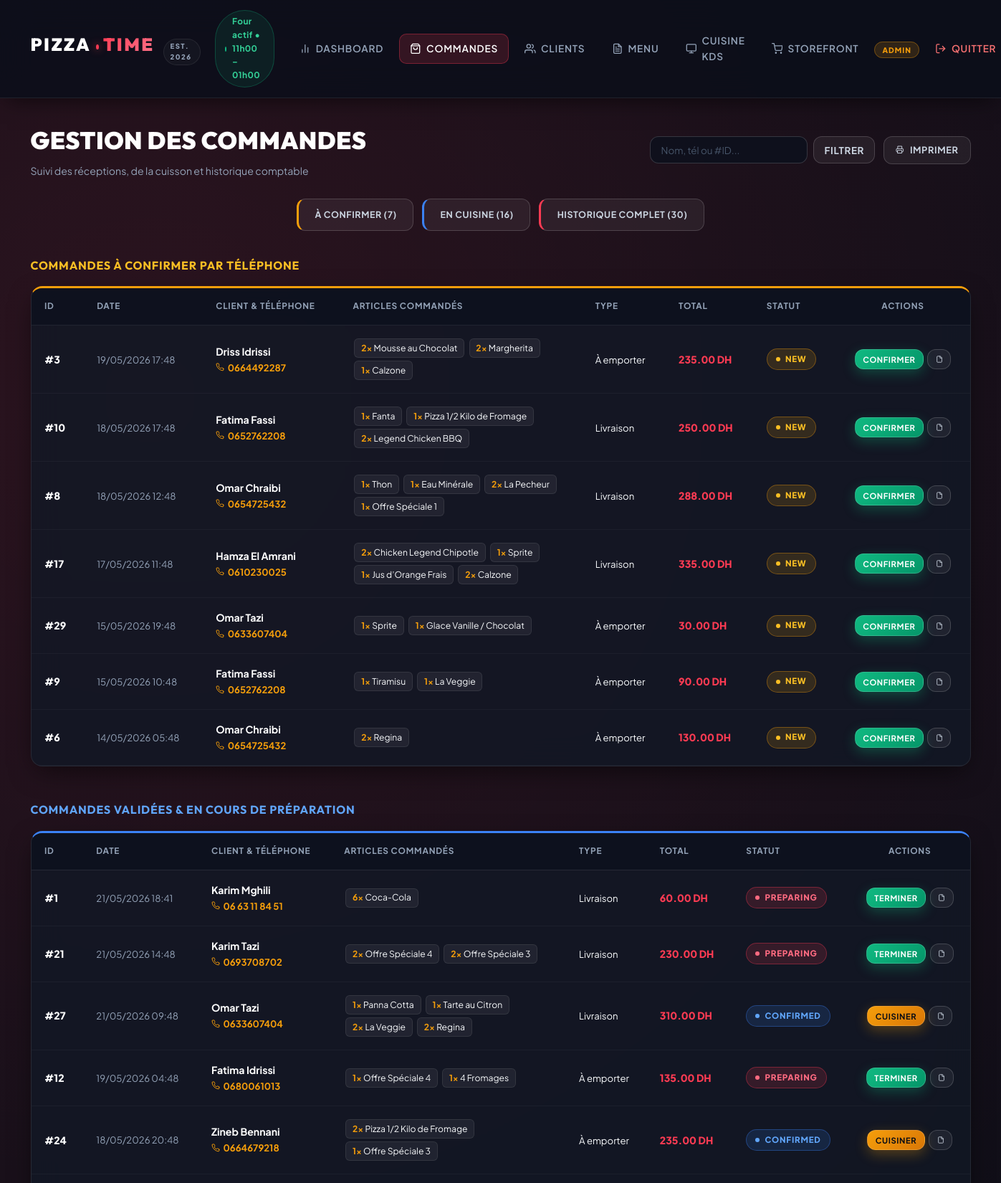
Page /admin/orders (signed in, upper part) on the committed database.
### models.py (models this page shows, shortened)
class Commande(db.Model):
    id = db.Column(db.Integer, primary_key=True)
    client_id = db.Column(db.Integer, db.ForeignKey('client.id'), nullable=False)
    status = db.Column(db.String(20), default='New')  # 'New', 'Confirmed', 'Preparing', 'Done', 'Cancelled'
    order_type = db.Column(db.String(20))  # 'Delivery', 'Pickup'
    total_price = db.Column(db.Float, nullable=False)
    created_at = db.Column(db.DateTime, default=datetime.utcnow)
    items = db.relationship('OrderItem', backref='commande', lazy=True, cascade='all, delete-orphan')
    payment = db.relationship('Paiement', backref='commande', uselist=False, cascade='all, delete-orphan')
    delivery_info = db.relationship('PizzaLivraison', backref='commande', uselist=False, cascade='all, delete-orphan')
    facture = db.relationship('Facture', backref='commande', uselist=False, cascade='all, delete-orphan')

class Client(db.Model):
    id = db.Column(db.Integer, primary_key=True)
    user_id = db.Column(db.Integer, db.ForeignKey('user.id'), nullable=False)
    full_name = db.Column(db.String(100))
    phone = db.Column(db.String(20))
    address = db.Column(db.String(200))
    orders = db.relationship('Commande', backref='client', lazy=True, order_by='Commande.created_at.desc()')

class OrderItem(db.Model):
    id = db.Column(db.Integer, primary_key=True)
    commande_id = db.Column(db.Integer, db.ForeignKey('commande.id'), nullable=False)
    pizza_id = db.Column(db.Integer, db.ForeignKey('pizza.id'), nullable=False)
    quantity = db.Column(db.Integer, default=1)
    customizations = db.Column(db.String(200))

class Pizza(db.Model):
    id = db.Column(db.Integer, primary_key=True)
    name = db.Column(db.String(100), nullable=False)
    description = db.Column(db.Text)
    category = db.Column(db.String(50), default='Pizza')  # 'Top Offre', 'Pizza', 'Dessert', 'Boisson'
    photo_url = db.Column(db.String(200))
    base_price = db.Column(db.Float, nullable=False)
    is_available = db.Column(db.Boolean, default=True)
    order_items = db.relationship('OrderItem', backref='pizza', lazy=True)

### app.py (the view, shortened to what this page needs)
@app.route('/admin/orders')
@login_required
def admin_orders():
    if current_user.role != 'admin':
        return "Accès refusé", 403
    client_id = request.args.get('client_id', type=int)
    status_filter = request.args.get('status', '').strip()
    search_query = request.args.get('q', '').strip()
    query = Commande.query
    selected_client = None
    if client_id:
        selected_client = db.session.get(Client, client_id)
        query = query.filter_by(client_id=client_id)
    if status_filter and status_filter in VALID_ORDER_STATUSES:
        query = query.filter_by(status=status_filter)
    orders = query.order_by(Commande.created_at.desc()).all()
    return render_template(
        'admin/orders.html',
        orders=orders,
        selected_client=selected_client,
        status_filter=status_filter,
        search_query=search_query
    )

### app.py (called while the page is built)
@login_manager.user_loader
def load_user(user_id):
    try:
        return db.session.get(User, int(user_id))
    except (ValueError, TypeError):
        return None

### templates/admin/orders.html (shortened to what this page needs)
{% extends "base.html" %}
{% macro render_table(order_list, show_actions=True) %}
<div style="overflow-x: auto;">
    <table class="data-table">
        <thead>
            <tr>
                <th>ID</th>
                <th>Date</th>
                <th>Client & Téléphone</th>
                <th>Articles Commandés</th>
                <th>Type</th>
                <th>Total</th>
                <th>Statut</th>
                {% if show_actions %}<th class="no-print" style="text-align: center;">Actions</th>{% endif %}
            </tr>
        </thead>
        <tbody>
            {% for order in order_list %}
            <tr>
                <td style="font-weight: 900; color: #fff;">#{{ order.id }}</td>
                <td style="color: var(--text-muted); font-size: 0.82rem; white-space: nowrap;">{{ order.created_at.strftime('%d/%m/%Y %H:%M') }}</td>
                <td>
                    <div style="font-weight: 700; color: #fff;">{{ order.client.full_name }}</div>
                    <a href="tel:{{ order.client.phone }}" style="color: var(--accent-color); text-decoration: none; font-size: 0.82rem; font-weight: 700; display: inline-flex; align-items: center; gap: 0.3rem;">
                        <span>{{ order.client.phone }}</span>
                    </a>
                </td>
                <td style="max-width: 310px;">
                    {% for item in order.items %}
                        <span style="display: inline-block; background: rgba(255,255,255,0.06); border: 1px solid var(--border-subtle); padding: 0.18rem 0.55rem; border-radius: 6px; font-size: 0.76rem; margin: 0.12rem;">
                            <strong style="color: var(--accent-color);">{{ item.quantity }}×</strong> {{ item.pizza.name if item.pizza else 'Article #' ~ item.pizza_id }}
                        </span>
                    {% else %}
                        <span style="color: var(--text-muted); font-size: 0.8rem;">-</span>
                    {% endfor %}
                </td>
                <td>
                    <span style="font-size: 0.82rem;">{{ 'Livraison' if order.order_type == 'Delivery' else 'À emporter' }}</span>
                </td>
                <td style="color: var(--primary-color); font-weight: 900; white-space: nowrap;">{{ "%.2f"|format(order.total_price) }} DH</td>
                <td>
                    <span class="status-badge status-{{ order.status }}">{{ order.status }}</span>
                </td>
                {% if show_actions %}
                <td class="no-print" style="text-align: center;">
                    <div style="display: flex; gap: 0.35rem; justify-content: center; flex-wrap: wrap;">
                        {% if order.status == 'New' %}
                        <button type="button" onclick="updateStatus({{ order.id }}, 'Confirmed')" class="btn-success" style="padding: 0.38rem 0.65rem; font-size: 0.7rem;">Confirmer</button>
                        {% elif order.status == 'Confirmed' %}
                        <button type="button" onclick="updateStatus({{ order.id }}, 'Preparing')" class="btn-warning" style="padding: 0.38rem 0.65rem; font-size: 0.7rem;">Cuisiner</button>
                        {% elif order.status == 'Preparing' %}
                        <button type="button" onclick="updateStatus({{ order.id }}, 'Done')" class="btn-success" style="padding: 0.38rem 0.65rem; font-size: 0.7rem;">Terminer</button>
                        {% endif %}
                        <a href="{{ url_for('order_success', order_id=order.id) }}" class="btn btn-secondary" style="padding: 0.38rem 0.65rem; font-size: 0.7rem;" title="Voir Reçu">
                            <svg class="icon icon-sm" viewBox="0 0 24 24"><path d="M14 2H6a2 2 0 0 0-2 2v16a2 2 0 0 0 2 2h12a2 2 0 0 0 2-2V8z"></path><polyline points="14 2 14 8 20 8"></polyline></svg>
                        </a>
                    </div>
                </td>
                {% endif %}
            </tr>
            {% endfor %}
        </tbody>
    </table>
</div>
{% endmacro %}
{% block content %}
<div class="admin-orders-container">
    <div style="display: flex; justify-content: space-between; align-items: center; margin-bottom: 1.75rem; flex-wrap: wrap; gap: 1rem;">
        <div>
            <h1 style="margin: 0; text-align: left; font-size: 2.1rem; letter-spacing: 0.5px;">Gestion des Commandes</h1>
            <p style="margin: 0.25rem 0 0; color: var(--text-muted); font-size: 0.88rem;">Suivi des réceptions, de la cuisson et historique comptable</p>
        </div>
        <div class="no-print" style="display: flex; gap: 0.75rem; align-items: center;">
            <form method="GET" action="{{ url_for('admin_orders') }}" style="display: flex; gap: 0.5rem; position: relative;">
                <input type="search" name="q" value="{{ search_query or '' }}" class="search-input" placeholder="Nom, tél ou #ID..." style="width: 220px; padding: 0.6rem 0.9rem; font-size: 0.84rem;">
                <button type="submit" class="btn-secondary" style="padding: 0.6rem 0.9rem;">Filtrer</button>
            </form>
            <button type="button" onclick="window.print()" class="btn-secondary" style="padding: 0.65rem 1rem; font-size: 0.8rem;">
                <svg class="icon icon-sm" viewBox="0 0 24 24"><polyline points="6 9 6 2 18 2 18 9"></polyline><path d="M6 18H4a2 2 0 0 1-2-2v-5a2 2 0 0 1 2-2h16a2 2 0 0 1 2 2v5a2 2 0 0 1-2 2h-2"></path><rect x="6" y="14" width="12" height="8"></rect></svg>
                <span>Imprimer</span>
            </button>
        </div>
    </div>
    <div class="no-print" style="display: flex; justify-content: center; gap: 0.75rem; margin-bottom: 2.25rem; flex-wrap: wrap;">
        <button type="button" onclick="scrollToSection('new-section')" class="btn-secondary" style="border-left: 3px solid #f59e0b; font-size: 0.78rem;">À Confirmer ({{ orders|selectattr('status', 'equalto', 'New')|list|length }})</button>
        <button type="button" onclick="scrollToSection('confirmed-section')" class="btn-secondary" style="border-left: 3px solid var(--info); font-size: 0.78rem;">En Cuisine ({{ orders|selectattr('status', 'in', ['Confirmed', 'Preparing'])|list|length }})</button>
        <button type="button" onclick="scrollToSection('all-section')" class="btn-secondary" style="border-left: 3px solid var(--primary-color); font-size: 0.78rem;">Historique Complet ({{ orders|length }})</button>
    </div>
    <div id="new-section" class="order-section" style="margin-bottom: 3rem;">
        <h3 style="color: #fbbf24; font-size: 1rem; letter-spacing: 0.8px; margin-bottom: 1rem;">
            COMMANDES À CONFIRMER PAR TÉLÉPHONE
        </h3>
        <div class="card" style="padding: 0; overflow: hidden; border-top: 3px solid #f59e0b;">
            {% set new_list = orders|selectattr('status', 'equalto', 'New')|list %}
            {% if new_list %}
                {{ render_table(new_list, show_actions=True) }}
            {% else %}
                <p style="padding: 2rem; text-align: center; color: var(--text-muted); margin: 0;">Aucune commande en attente de confirmation.</p>
            {% endif %}
        </div>
    </div>
    <div id="confirmed-section" class="order-section" style="margin-bottom: 3rem;">
        <h3 style="color: #60a5fa; font-size: 1rem; letter-spacing: 0.8px; margin-bottom: 1rem;">
            COMMANDES VALIDÉES & EN COURS DE PRÉPARATION
        </h3>
        <div class="card" style="padding: 0; overflow: hidden; border-top: 3px solid #3b82f6;">
            {% set active_list = orders|selectattr('status', 'in', ['Confirmed', 'Preparing'])|list %}
            {% if active_list %}
                {{ render_table(active_list, show_actions=True) }}
            {% else %}
                <p style="padding: 2rem; text-align: center; color: var(--text-muted); margin: 0;">Aucune commande en préparation.</p>
            {% endif %}
        </div>
    </div>
</div>
{% endblock %}

### rows in the picture
Commande: id "3", created_at "19/05/2026 17:48", client.full_name "Driss Idrissi", client.phone "0664492287", order_type "À emporter", total_price "235.00", status "NEW"
OrderItem: quantity "2", pizza "Mousse au Chocolat"
OrderItem: quantity "2", pizza "Margherita"
OrderItem: quantity "1", pizza "Calzone"
Commande: id "10", created_at "18/05/2026 17:48", client.full_name "Fatima Fassi", client.phone "0652762208", order_type "Livraison", total_price "250.00", status "NEW"
OrderItem: quantity "1", pizza "Fanta"
OrderItem: quantity "1", pizza "Pizza 1/2 Kilo de Fromage"
OrderItem: quantity "2", pizza "Legend Chicken BBQ"
Commande: id "8", created_at "18/05/2026 12:48", client.full_name "Omar Chraibi", client.phone "0654725432", order_type "Livraison", total_price "288.00", status "NEW"
OrderItem: quantity "1", pizza "Thon"
OrderItem: quantity "1", pizza "Eau Minérale"
OrderItem: quantity "2", pizza "La Pecheur"
OrderItem: quantity "1", pizza "Offre Spéciale 1"
Commande: id "17", created_at "17/05/2026 11:48", client.full_name "Hamza El Amrani", client.phone "0610230025", order_type "Livraison", total_price "335.00", status "NEW"
OrderItem: quantity "2", pizza "Chicken Legend Chipotle"
OrderItem: quantity "1", pizza "Sprite"
OrderItem: quantity "1", pizza "Jus d’Orange Frais"
OrderItem: quantity "2", pizza "Calzone"
Commande: id "29", created_at "15/05/2026 19:48", client.full_name "Omar Tazi", client.phone "0633607404", order_type "À emporter", total_price "30.00", status "NEW"
OrderItem: quantity "1", pizza "Sprite"
OrderItem: quantity "1", pizza "Glace Vanille / Chocolat"
Commande: id "9", created_at "15/05/2026 10:48", client.full_name "Fatima Fassi", client.phone "0652762208", order_type "À emporter", total_price "90.00", status "NEW"
OrderItem: quantity "1", pizza "Tiramisu"
OrderItem: quantity "1", pizza "La Veggie"
Commande: id "6", created_at "14/05/2026 05:48", client.full_name "Omar Chraibi", client.phone "0654725432", order_type "À emporter", total_price "130.00", status "NEW"
OrderItem: quantity "2", pizza "Regina"
Commande: id "1", created_at "21/05/2026 18:41", client.full_name "Karim Mghili", client.phone "06 63 11 84 51", order_type "Livraison", total_price "60.00", status "PREPARING"
OrderItem: quantity "6", pizza "Coca-Cola"
Commande: id "21", created_at "21/05/2026 14:48", client.full_name "Karim Tazi", client.phone "0693708702", order_type "Livraison", total_price "230.00", status "PREPARING"
OrderItem: quantity "2", pizza "Offre Spéciale 4"
OrderItem: quantity "2", pizza "Offre Spéciale 3"
Commande: id "27", created_at "21/05/2026 09:48", client.full_name "Omar Tazi", client.phone "0633607404", order_type "Livraison", total_price "310.00", status "CONFIRMED"
OrderItem: quantity "1", pizza "Panna Cotta"
OrderItem: quantity "1", pizza "Tarte au Citron"
OrderItem: quantity "2", pizza "La Veggie"
OrderItem: quantity "2", pizza "Regina"
Commande: id "12", created_at "19/05/2026 04:48", client.full_name "Fatima Idrissi", client.phone "0680061013", order_type "À emporter", total_price "135.00", status "PREPARING"
OrderItem: quantity "1", pizza "Offre Spéciale 4"
OrderItem: quantity "1", pizza "4 Fromages"
Commande: id "24", created_at "18/05/2026 20:48", client.full_name "Zineb Bennani", client.phone "0664679218", order_type "À emporter", total_price "235.00", status "CONFIRMED"
OrderItem: quantity "2", pizza "Pizza 1/2 Kilo de Fromage"
OrderItem: quantity "1", pizza "Offre Spéciale 3"

### other values in the picture
{{ orders|selectattr('status', 'equalto', 'New')|list|length }} "7"
{{ orders|length }} "30"
